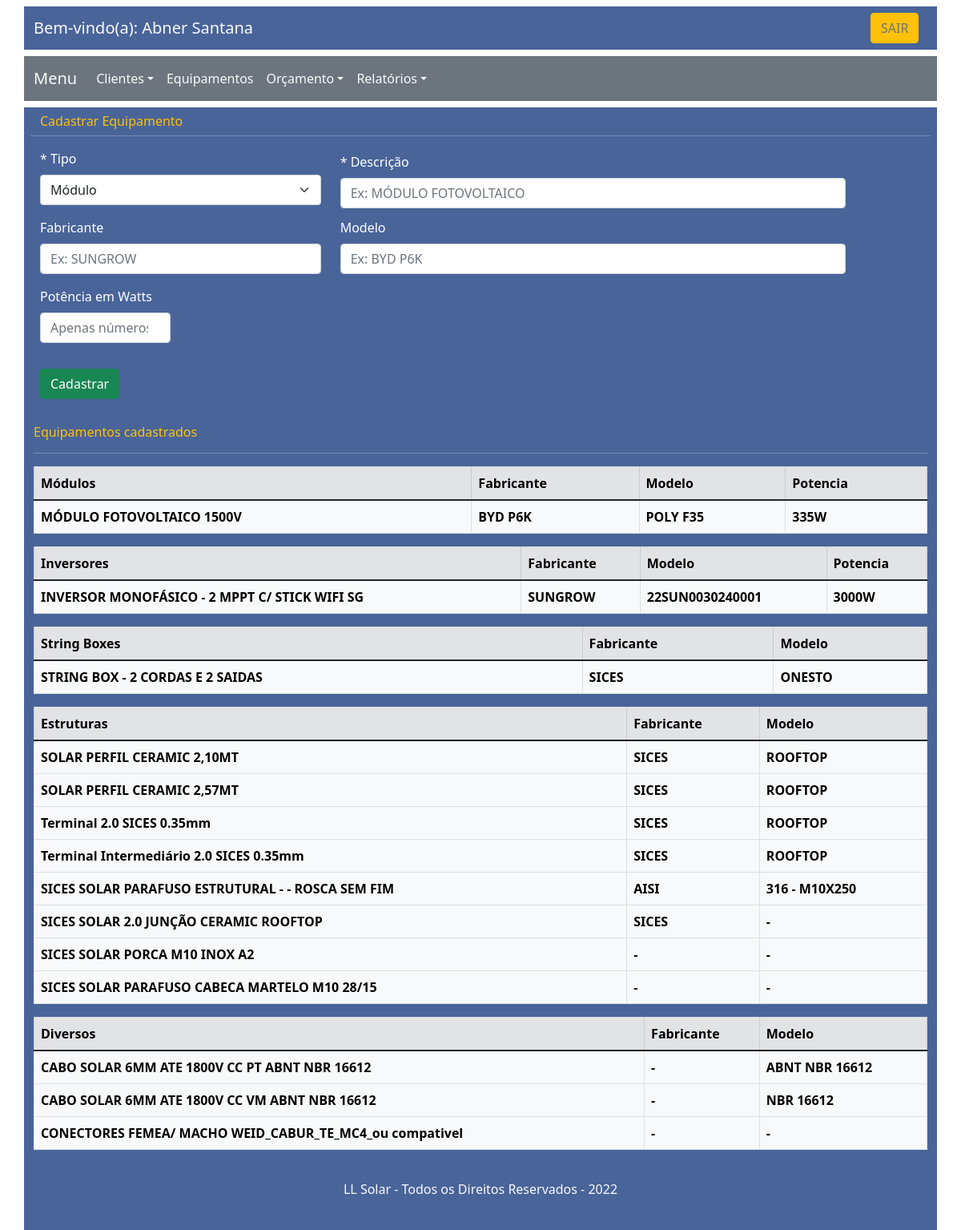
Screenshot of /equipamentos (signed in) with the database file from the repository.
### lladmin/models.py (models this page shows, shortened)
class equipamento(models.Model):
    tipo = models.CharField(max_length=20)
    descricao = models.CharField(max_length=150)
    fabricante = models.CharField(max_length=100)
    modelo = models.CharField(max_length=100)
    potencia = models.IntegerField()

### lladmin/views.py (the view, shortened to what this page needs)
# urls.py: path('equipamentos', equipamentos,
def equipamentos(request):
    if request.user.is_authenticated == True:
        nome = request.user.first_name
        sobre_nome = request.user.last_name
        equipamentos = equipamento.objects.values_list(
            'tipo', 'descricao', 'fabricante', 'modelo', 'potencia', named=True)
        context = {
            'nome': nome,
            'sobre_nome': sobre_nome,
            'equipamentos': equipamentos
        }
        return render(request, "equipamentos.html", context)
    else:
        return redirect('home')

### lladmin/templates/equipamentos.html (shortened to what this page needs)
<!DOCTYPE html>
<html lang="pt">
<head>
    <link href="https://cdn.jsdelivr.net/npm/bootstrap@5.1.3/dist/css/bootstrap.min.css" rel="stylesheet"
>
</head>
<body>
    <div class="container ">
        <nav class="navbar row bg my-2"> <br>
            <div class="col-9 col-md-10 col-lg-11">
                <a class="navbar-brand h4 text-light" href="#">Bem-vindo(a): {{nome}} {{sobre_nome}}</a>
            </div>
            <div class="col-3  col-md-2 col-lg-1 ">
                <a href="{% url 'logout' %}" class=" btn btn-warning  text-secondary">SAIR</a>
            </div>
        </nav>
        <div class="row my-2 bg-secondary">
            <nav class="navbar navbar-expand-lg navbar-light menu-nav">
                  <a class="navbar-brand text-light" href="#">Menu</a>
                  <div class="collapse navbar-collapse" id="navbarTogglerDemo02">
                    <ul class="navbar-nav me-auto mb-2 mb-lg-0"><li class="nav-item dropdown "><a class="nav-link dropdown-toggle text-light  " data-bs-toggle="dropdown" href="#" role="button" aria-expanded="false">Clientes</a></li></ul>
                          <li class="nav-item ">
                            <a class="nav-link text-light" href="{% url 'equipamentos' %}">Equipamentos</a>
                          </li>
                          <li class="nav-item dropdown">
                            <a class="nav-link dropdown-toggle text-light" data-bs-toggle="dropdown" href="#" role="button" aria-expanded="false">Orçamento</a>
                              </li>
                          <li class="nav-item dropdown">
                            <a class="nav-link dropdown-toggle text-light" data-bs-toggle="dropdown" href="#" role="button" aria-expanded="false">Relatórios</a>
                              </li>
                  </div>
              </nav>
            </div>
            <div class="row bg">
                <form method="post" class="col mx-2 my-2">
                    <div class="row">
                        <p class="text-warning h6 ">  Cadastrar Equipamento </p>
                        <hr class="text-light">
                    </div>
                    <div class="row">
                        <div class="col-6 col-sm-3 col-md-4">
                            <label class="form-label text-white ">* Tipo</label>
                            <select class="form-select" aria-label="Default select example" name="tipo" required>
                                <option selected>Módulo</option>
                            </select>
                        </div>
                        <div class="col-11 col-sm-8 col-md-7 py-1">
                            <label class="form-label text-white ">* Descrição</label>
                            <input type="text" class="form-control" placeholder="Ex: MÓDULO FOTOVOLTAICO" name="descricao" required>
                        </div>
                        <div class="col-11 col-sm-3 col-md-4 py-2 ">
                            <label class="form-label text-white ">Fabricante</label>
                            <input type="text" class="form-control" placeholder="Ex: SUNGROW" name="fabricante">
                        </div>
                        <div class="col-11 col-sm-8 col-md-7 py-2 ">
                            <label class="form-label text-white ">Modelo</label>
                            <input type="text" class="form-control" placeholder="Ex: BYD P6K " name="modelo">
                        </div>
                        <div class="col-6 col-sm-6 col-md-3 col-lg-2 py-2 ">
                            <label class="form-label text-white ">Potência em Watts</label>
                            <input type="number" class="form-control" placeholder="Apenas números" name="potencia" >
                        </div>
                    </div>
                    <button type="submit" class="my-4 btn btn-success ">
                        Cadastrar
                    </button>
                </form>
                <div class="col-md-12">
                <p class="text-warning h6 ">  Equipamentos cadastrados </p>
                <hr class="text-light">
                <table class="table table-bordered  table-hover col-md-11 ">
                    <thead class="table-light"><tr><td class="table-secondary"><b>Módulos</b></td>
                            <td class="table-secondary"><b>Fabricante</b></td>
                            <td class="table-secondary"><b>Modelo</b></td>
                            <td class="table-secondary"><b>Potencia</b></td>
                        </tr></thead>
                    <tbody>
                            {%for i in equipamentos%}{%if i.tipo == "Módulo" %}<tr><td class="table-light"><b>{{i.descricao}}</b></td>
                            <td class="table-light"><b>{{i.fabricante}}</b></td>
                            <td class="table-light"><b>{{i.modelo}}</b></td>
                            <td class="table-light"><b>{{i.potencia}}W</b></td></tr>{%endif%}{%endfor%}
                    </tbody>
                </table>
                <table class="table table-bordered  table-hover col-md-1  ">
                    <thead class="table-light"><tr><td class="table-secondary"><b>Inversores</b></td>
                            <td class="table-secondary"><b>Fabricante</b></td>
                            <td class="table-secondary"><b>Modelo</b></td>
                            <td class="table-secondary"><b>Potencia</b></td></tr>
                    </thead>
                    <tbody>
                        {%for i in equipamentos%}{%if i.tipo == "Inversor" %}<tr>
                        <td class="table-light"><b>{{i.descricao}}</b></td>
                        <td class="table-light"><b>{{i.fabricante}}</b></td>
                        <td class="table-light"><b>{{i.modelo}}</b></td>
                        <td class="table-light"><b>{{i.potencia}}W</b></td></tr>
                        {%endif%}{%endfor%}
                    </tbody>
                </table>
                <table class="table table-bordered  table-hover ">
                    <thead class="table-light">
                        <tr><td class="table-secondary"><b>String Boxes</b></td>
                            <td class="table-secondary"><b>Fabricante</b></td>
                            <td class="table-secondary"><b>Modelo</b></td></tr>
                    </thead>
                    <tbody>
                            {%for i in equipamentos%}
                            {%if i.tipo == "String Box" %}
                            <tr><td class="table-light"><b>{{i.descricao}}</b></td>
                            <td class="table-light"><b>{{i.fabricante}}</b></td>
                            <td class="table-light"><b>{{i.modelo}}</b></td></tr>
                            {%endif%}
                            {%endfor%}
                    </tbody>
                </table>
                <table class="table table-bordered  table-hover ">
                    <thead class="table-light">
                        <tr><td class="table-secondary"><b>Estruturas</b></td>
                            <td class="table-secondary"><b>Fabricante</b></td>
                            <td class="table-secondary"><b>Modelo</b></td></tr>
                    </thead>
                    <tbody>
                            {%for i in equipamentos%}
                            {%if i.tipo == "Estrutura" %}
                            <tr><td class="table-light"><b>{{i.descricao}}</b></td>
                            <td class="table-light"><b>{{i.fabricante}}</b></td>
                            <td class="table-light"><b>{{i.modelo}}</b></td></tr>
                            {%endif%}
                            {%endfor%}
                    </tbody>
                </table>
                <table class="table table-bordered  table-hover ">
                    <thead class="table-light">
                        <tr><td class="table-secondary"><b>Diversos</b></td>
                            <td class="table-secondary"><b>Fabricante</b></td>
                            <td class="table-secondary"><b>Modelo</b></td></tr>
                    </thead>
                    <tbody>
                            {%for i in equipamentos%}
                            {%if i.tipo == "Diversos" %}
                            <tr><td class="table-light"><b>{{i.descricao}}</b></td>
                            <td class="table-light"><b>{{i.fabricante}}</b></td>
                            <td class="table-light"><b>{{i.modelo}}</b></td></tr>
                            {%endif%}
                            {%endfor%}
                    </tbody>
                </table>
        <footer class="row text-center text-light bg my-2 py-4">
            <br><h6> LL Solar - Todos os Direitos Reservados - {% now "Y" %} </h6><br>
        </footer>
    </div>
</body>
</html>

### lladmin/templates/equipamentos.html (style rules this page uses)
.bg { background-color: #496499; }

### rows the page displays
equipamento: descricao "MÓDULO FOTOVOLTAICO 1500V", fabricante "BYD P6K", modelo "POLY F35", potencia "335"
equipamento: descricao "INVERSOR MONOFÁSICO - 2 MPPT C/ STICK WIFI SG", fabricante "SUNGROW", modelo "22SUN0030240001", potencia "3000"
equipamento: descricao "STRING BOX - 2 CORDAS E 2 SAIDAS", fabricante "SICES", modelo "ONESTO"
equipamento: descricao "SOLAR PERFIL CERAMIC 2,10MT", fabricante "SICES", modelo "ROOFTOP"
equipamento: descricao "SOLAR PERFIL CERAMIC 2,57MT", fabricante "SICES", modelo "ROOFTOP"
equipamento: descricao "Terminal 2.0 SICES 0.35mm", fabricante "SICES", modelo "ROOFTOP"
equipamento: descricao "Terminal Intermediário 2.0 SICES 0.35mm", fabricante "SICES", modelo "ROOFTOP"
equipamento: descricao "SICES SOLAR PARAFUSO ESTRUTURAL - - ROSCA SEM FIM", fabricante "AISI", modelo "316 - M10X250"
equipamento: descricao "SICES SOLAR 2.0 JUNÇÃO CERAMIC ROOFTOP", fabricante "SICES", modelo "-"
equipamento: descricao "SICES SOLAR PORCA M10 INOX A2", fabricante "-", modelo "-"
equipamento: descricao "SICES SOLAR PARAFUSO CABECA MARTELO M10 28/15", fabricante "-", modelo "-"
equipamento: descricao "CABO SOLAR 6MM ATE 1800V CC PT ABNT NBR 16612", fabricante "-", modelo "ABNT NBR 16612"
equipamento: descricao "CABO SOLAR 6MM ATE 1800V CC VM ABNT NBR 16612", fabricante "-", modelo "NBR 16612"
equipamento: descricao "CONECTORES FEMEA/ MACHO WEID_CABUR_TE_MC4_ou compativel", fabricante "-", modelo "-"

### other values shown
{{ nome }} "Abner"
{{ sobre_nome }} "Santana"
